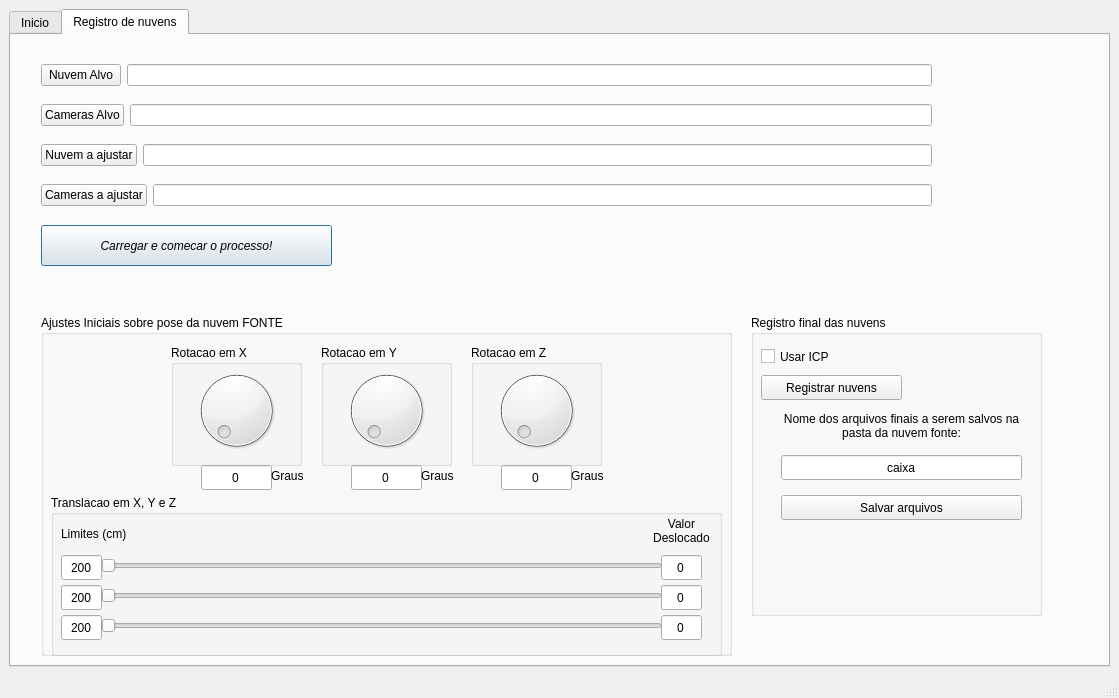
<?xml version="1.0" encoding="UTF-8"?>
<ui version="4.0">
 <class>MainWindowDesign</class>
 <widget class="QMainWindow" name="MainWindowDesign">
  <property name="geometry">
   <rect>
    <x>0</x>
    <y>0</y>
    <width>1119</width>
    <height>698</height>
   </rect>
  </property>
  <property name="windowTitle">
   <string>QRosApp</string>
  </property>
  <property name="windowIcon">
   <iconset resource="../resources/images.qrc">
    <normaloff>:/images/icon.png</normaloff>:/images/icon.png</iconset>
  </property>
  <property name="locale">
   <locale language="English" country="Australia"/>
  </property>
  <widget class="QWidget" name="centralwidget">
   <layout class="QHBoxLayout">
    <item>
     <widget class="QTabWidget" name="aba_1">
      <property name="minimumSize">
       <size>
        <width>100</width>
        <height>0</height>
       </size>
      </property>
      <property name="locale">
       <locale language="English" country="Australia"/>
      </property>
      <property name="currentIndex">
       <number>1</number>
      </property>
      <widget class="QWidget" name="tab_inicio">
       <attribute name="title">
        <string>Inicio</string>
       </attribute>
       <widget class="QPushButton" name="pushButton_inicio">
        <property name="geometry">
         <rect>
          <x>40</x>
          <y>40</y>
          <width>131</width>
          <height>25</height>
         </rect>
        </property>
        <property name="text">
         <string>Inicia cameras</string>
        </property>
       </widget>
       <widget class="QGroupBox" name="groupBox_captura">
        <property name="geometry">
         <rect>
          <x>40</x>
          <y>140</y>
          <width>331</width>
          <height>91</height>
         </rect>
        </property>
        <property name="title">
         <string>Captura (quantas repeticoes):</string>
        </property>
        <property name="alignment">
         <set>Qt::AlignCenter</set>
        </property>
        <widget class="QLineEdit" name="lineEdit_tempo">
         <property name="geometry">
          <rect>
           <x>10</x>
           <y>30</y>
           <width>113</width>
           <height>25</height>
          </rect>
         </property>
         <property name="text">
          <string>1</string>
         </property>
         <property name="alignment">
          <set>Qt::AlignCenter</set>
         </property>
        </widget>
        <widget class="QPushButton" name="pushButton_capturar">
         <property name="geometry">
          <rect>
           <x>180</x>
           <y>30</y>
           <width>131</width>
           <height>25</height>
          </rect>
         </property>
         <property name="text">
          <string>Capturar!</string>
         </property>
        </widget>
        <widget class="QPushButton" name="pushButton_encerrar">
         <property name="geometry">
          <rect>
           <x>20</x>
           <y>60</y>
           <width>291</width>
           <height>25</height>
          </rect>
         </property>
         <property name="text">
          <string>Encerrar Captura</string>
         </property>
        </widget>
       </widget>
       <widget class="QPushButton" name="pushButton_gravardados">
        <property name="geometry">
         <rect>
          <x>210</x>
          <y>40</y>
          <width>161</width>
          <height>25</height>
         </rect>
        </property>
        <property name="text">
         <string>Gravar dados</string>
        </property>
       </widget>
       <widget class="QPushButton" name="pushButton_visualizar">
        <property name="geometry">
         <rect>
          <x>40</x>
          <y>270</y>
          <width>331</width>
          <height>25</height>
         </rect>
        </property>
        <property name="text">
         <string>Visualizar</string>
        </property>
       </widget>
       <widget class="QGroupBox" name="groupBox_profundidade">
        <property name="geometry">
         <rect>
          <x>40</x>
          <y>90</y>
          <width>251</width>
          <height>51</height>
         </rect>
        </property>
        <property name="title">
         <string>Filtro de profundidade (metros)</string>
        </property>
        <property name="alignment">
         <set>Qt::AlignCenter</set>
        </property>
        <widget class="QLineEdit" name="lineEdit_profundidade">
         <property name="geometry">
          <rect>
           <x>0</x>
           <y>20</y>
           <width>251</width>
           <height>25</height>
          </rect>
         </property>
         <property name="sizePolicy">
          <sizepolicy hsizetype="Preferred" vsizetype="Fixed">
           <horstretch>0</horstretch>
           <verstretch>0</verstretch>
          </sizepolicy>
         </property>
         <property name="text">
          <string>1</string>
         </property>
         <property name="alignment">
          <set>Qt::AlignCenter</set>
         </property>
        </widget>
       </widget>
       <widget class="QPushButton" name="pushButton_reiniciar">
        <property name="geometry">
         <rect>
          <x>40</x>
          <y>300</y>
          <width>331</width>
          <height>25</height>
         </rect>
        </property>
        <property name="text">
         <string>Reiniciar o sistema</string>
        </property>
       </widget>
       <widget class="QCheckBox" name="checkBox_online">
        <property name="geometry">
         <rect>
          <x>40</x>
          <y>10</y>
          <width>131</width>
          <height>23</height>
         </rect>
        </property>
        <property name="text">
         <string>Online</string>
        </property>
       </widget>
      </widget>
      <widget class="QWidget" name="tab_registra">
       <attribute name="title">
        <string>Registro de nuvens</string>
       </attribute>
       <widget class="QWidget" name="horizontalLayoutWidget">
        <property name="geometry">
         <rect>
          <x>30</x>
          <y>20</y>
          <width>891</width>
          <height>41</height>
         </rect>
        </property>
        <layout class="QHBoxLayout" name="horizontalLayout">
         <item>
          <widget class="QPushButton" name="pushButton_nuvemalvo">
           <property name="text">
            <string>Nuvem Alvo</string>
           </property>
          </widget>
         </item>
         <item>
          <widget class="QLineEdit" name="lineEdit_nuvemalvo">
           <property name="enabled">
            <bool>true</bool>
           </property>
           <property name="text">
            <string/>
           </property>
          </widget>
         </item>
        </layout>
       </widget>
       <widget class="QWidget" name="horizontalLayoutWidget_2">
        <property name="geometry">
         <rect>
          <x>30</x>
          <y>60</y>
          <width>891</width>
          <height>41</height>
         </rect>
        </property>
        <layout class="QHBoxLayout" name="horizontalLayout_2">
         <item>
          <widget class="QPushButton" name="pushButton_camerasalvo">
           <property name="text">
            <string>Cameras Alvo</string>
           </property>
          </widget>
         </item>
         <item>
          <widget class="QLineEdit" name="lineEdit_camerasalvo">
           <property name="enabled">
            <bool>true</bool>
           </property>
           <property name="text">
            <string/>
           </property>
          </widget>
         </item>
        </layout>
       </widget>
       <widget class="QWidget" name="horizontalLayoutWidget_3">
        <property name="geometry">
         <rect>
          <x>30</x>
          <y>100</y>
          <width>891</width>
          <height>41</height>
         </rect>
        </property>
        <layout class="QHBoxLayout" name="horizontalLayout_3">
         <item>
          <widget class="QPushButton" name="pushButton_nuvemfonte">
           <property name="text">
            <string>Nuvem a ajustar</string>
           </property>
          </widget>
         </item>
         <item>
          <widget class="QLineEdit" name="lineEdit_nuvemfonte">
           <property name="enabled">
            <bool>true</bool>
           </property>
           <property name="text">
            <string/>
           </property>
          </widget>
         </item>
        </layout>
       </widget>
       <widget class="QWidget" name="horizontalLayoutWidget_4">
        <property name="geometry">
         <rect>
          <x>30</x>
          <y>140</y>
          <width>891</width>
          <height>41</height>
         </rect>
        </property>
        <layout class="QHBoxLayout" name="horizontalLayout_4">
         <item>
          <widget class="QPushButton" name="pushButton_camerasfonte">
           <property name="text">
            <string>Cameras a ajustar</string>
           </property>
          </widget>
         </item>
         <item>
          <widget class="QLineEdit" name="lineEdit_camerasfonte">
           <property name="enabled">
            <bool>true</bool>
           </property>
           <property name="text">
            <string/>
           </property>
          </widget>
         </item>
        </layout>
       </widget>
       <widget class="QPushButton" name="pushButton_iniciararquivos">
        <property name="geometry">
         <rect>
          <x>30</x>
          <y>190</y>
          <width>291</width>
          <height>41</height>
         </rect>
        </property>
        <property name="font">
         <font>
          <italic>true</italic>
         </font>
        </property>
        <property name="cursor">
         <cursorShape>OpenHandCursor</cursorShape>
        </property>
        <property name="text">
         <string>Carregar e comecar o processo!</string>
        </property>
        <property name="default">
         <bool>true</bool>
        </property>
        <property name="flat">
         <bool>false</bool>
        </property>
       </widget>
       <widget class="QGroupBox" name="groupBox">
        <property name="geometry">
         <rect>
          <x>30</x>
          <y>280</y>
          <width>691</width>
          <height>341</height>
         </rect>
        </property>
        <property name="title">
         <string>Ajustes Iniciais sobre pose da nuvem FONTE</string>
        </property>
        <property name="checkable">
         <bool>false</bool>
        </property>
        <widget class="QGroupBox" name="groupBox_3">
         <property name="geometry">
          <rect>
           <x>130</x>
           <y>30</y>
           <width>131</width>
           <height>121</height>
          </rect>
         </property>
         <property name="title">
          <string>Rotacao em X</string>
         </property>
         <widget class="QDial" name="dial_x">
          <property name="geometry">
           <rect>
            <x>0</x>
            <y>20</y>
            <width>131</width>
            <height>91</height>
           </rect>
          </property>
         </widget>
        </widget>
        <widget class="QGroupBox" name="groupBox_5">
         <property name="geometry">
          <rect>
           <x>280</x>
           <y>30</y>
           <width>131</width>
           <height>121</height>
          </rect>
         </property>
         <property name="title">
          <string>Rotacao em Y</string>
         </property>
         <widget class="QDial" name="dial_y">
          <property name="geometry">
           <rect>
            <x>0</x>
            <y>20</y>
            <width>131</width>
            <height>91</height>
           </rect>
          </property>
         </widget>
        </widget>
        <widget class="QGroupBox" name="groupBox_7">
         <property name="geometry">
          <rect>
           <x>430</x>
           <y>30</y>
           <width>131</width>
           <height>121</height>
          </rect>
         </property>
         <property name="title">
          <string>Rotacao em Z</string>
         </property>
         <widget class="QDial" name="dial_z">
          <property name="geometry">
           <rect>
            <x>0</x>
            <y>20</y>
            <width>131</width>
            <height>91</height>
           </rect>
          </property>
         </widget>
        </widget>
        <widget class="QGroupBox" name="groupBox_4">
         <property name="geometry">
          <rect>
           <x>10</x>
           <y>180</y>
           <width>671</width>
           <height>161</height>
          </rect>
         </property>
         <property name="title">
          <string>Translacao em X, Y e Z</string>
         </property>
         <property name="flat">
          <bool>true</bool>
         </property>
         <widget class="QSlider" name="horizontalSlider_x">
          <property name="geometry">
           <rect>
            <x>50</x>
            <y>60</y>
            <width>561</width>
            <height>21</height>
           </rect>
          </property>
          <property name="orientation">
           <enum>Qt::Horizontal</enum>
          </property>
         </widget>
         <widget class="QLineEdit" name="lineEdit_limitex">
          <property name="geometry">
           <rect>
            <x>10</x>
            <y>60</y>
            <width>41</width>
            <height>25</height>
           </rect>
          </property>
          <property name="text">
           <string>200</string>
          </property>
          <property name="alignment">
           <set>Qt::AlignCenter</set>
          </property>
         </widget>
         <widget class="QLineEdit" name="lineEdit_limitey">
          <property name="geometry">
           <rect>
            <x>10</x>
            <y>90</y>
            <width>41</width>
            <height>25</height>
           </rect>
          </property>
          <property name="text">
           <string>200</string>
          </property>
          <property name="alignment">
           <set>Qt::AlignCenter</set>
          </property>
         </widget>
         <widget class="QLineEdit" name="lineEdit_limitez">
          <property name="geometry">
           <rect>
            <x>10</x>
            <y>120</y>
            <width>41</width>
            <height>25</height>
           </rect>
          </property>
          <property name="text">
           <string>200</string>
          </property>
          <property name="alignment">
           <set>Qt::AlignCenter</set>
          </property>
         </widget>
         <widget class="QSlider" name="horizontalSlider_y">
          <property name="geometry">
           <rect>
            <x>50</x>
            <y>90</y>
            <width>561</width>
            <height>21</height>
           </rect>
          </property>
          <property name="orientation">
           <enum>Qt::Horizontal</enum>
          </property>
         </widget>
         <widget class="QSlider" name="horizontalSlider_z">
          <property name="geometry">
           <rect>
            <x>50</x>
            <y>120</y>
            <width>561</width>
            <height>21</height>
           </rect>
          </property>
          <property name="orientation">
           <enum>Qt::Horizontal</enum>
          </property>
         </widget>
         <widget class="QLineEdit" name="lineEdit_X">
          <property name="geometry">
           <rect>
            <x>610</x>
            <y>60</y>
            <width>41</width>
            <height>25</height>
           </rect>
          </property>
          <property name="text">
           <string>0</string>
          </property>
          <property name="alignment">
           <set>Qt::AlignCenter</set>
          </property>
         </widget>
         <widget class="QLineEdit" name="lineEdit_Y">
          <property name="geometry">
           <rect>
            <x>610</x>
            <y>90</y>
            <width>41</width>
            <height>25</height>
           </rect>
          </property>
          <property name="text">
           <string>0</string>
          </property>
          <property name="alignment">
           <set>Qt::AlignCenter</set>
          </property>
         </widget>
         <widget class="QLineEdit" name="lineEdit_Z">
          <property name="geometry">
           <rect>
            <x>610</x>
            <y>120</y>
            <width>41</width>
            <height>25</height>
           </rect>
          </property>
          <property name="text">
           <string>0</string>
          </property>
          <property name="alignment">
           <set>Qt::AlignCenter</set>
          </property>
         </widget>
         <widget class="QLabel" name="label">
          <property name="geometry">
           <rect>
            <x>10</x>
            <y>30</y>
            <width>81</width>
            <height>17</height>
           </rect>
          </property>
          <property name="text">
           <string>Limites (cm)</string>
          </property>
         </widget>
         <widget class="QLabel" name="label_2">
          <property name="geometry">
           <rect>
            <x>590</x>
            <y>20</y>
            <width>81</width>
            <height>31</height>
           </rect>
          </property>
          <property name="text">
           <string>Valor Deslocado</string>
          </property>
          <property name="alignment">
           <set>Qt::AlignCenter</set>
          </property>
          <property name="wordWrap">
           <bool>true</bool>
          </property>
         </widget>
        </widget>
        <widget class="QLineEdit" name="lineEdit_rotacaox">
         <property name="geometry">
          <rect>
           <x>160</x>
           <y>150</y>
           <width>71</width>
           <height>25</height>
          </rect>
         </property>
         <property name="text">
          <string>0</string>
         </property>
         <property name="alignment">
          <set>Qt::AlignCenter</set>
         </property>
        </widget>
        <widget class="QLineEdit" name="lineEdit_rotacaoy">
         <property name="geometry">
          <rect>
           <x>310</x>
           <y>150</y>
           <width>71</width>
           <height>25</height>
          </rect>
         </property>
         <property name="text">
          <string>0</string>
         </property>
         <property name="alignment">
          <set>Qt::AlignCenter</set>
         </property>
        </widget>
        <widget class="QLineEdit" name="lineEdit_rotacaoz">
         <property name="geometry">
          <rect>
           <x>460</x>
           <y>150</y>
           <width>71</width>
           <height>25</height>
          </rect>
         </property>
         <property name="text">
          <string>0</string>
         </property>
         <property name="alignment">
          <set>Qt::AlignCenter</set>
         </property>
        </widget>
        <widget class="QLabel" name="label_3">
         <property name="geometry">
          <rect>
           <x>230</x>
           <y>150</y>
           <width>67</width>
           <height>21</height>
          </rect>
         </property>
         <property name="text">
          <string>Graus</string>
         </property>
        </widget>
        <widget class="QLabel" name="label_4">
         <property name="geometry">
          <rect>
           <x>380</x>
           <y>150</y>
           <width>67</width>
           <height>21</height>
          </rect>
         </property>
         <property name="text">
          <string>Graus</string>
         </property>
        </widget>
        <widget class="QLabel" name="label_5">
         <property name="geometry">
          <rect>
           <x>530</x>
           <y>150</y>
           <width>67</width>
           <height>21</height>
          </rect>
         </property>
         <property name="text">
          <string>Graus</string>
         </property>
        </widget>
       </widget>
       <widget class="QGroupBox" name="groupBox_2">
        <property name="geometry">
         <rect>
          <x>740</x>
          <y>280</y>
          <width>291</width>
          <height>301</height>
         </rect>
        </property>
        <property name="title">
         <string>Registro final das nuvens</string>
        </property>
        <widget class="QCheckBox" name="checkBox_icp">
         <property name="geometry">
          <rect>
           <x>10</x>
           <y>30</y>
           <width>171</width>
           <height>23</height>
          </rect>
         </property>
         <property name="text">
          <string>Usar ICP</string>
         </property>
        </widget>
        <widget class="QPushButton" name="pushButton_registrar">
         <property name="geometry">
          <rect>
           <x>10</x>
           <y>60</y>
           <width>141</width>
           <height>25</height>
          </rect>
         </property>
         <property name="text">
          <string>Registrar nuvens</string>
         </property>
        </widget>
        <widget class="QLineEdit" name="lineEdit_pastafinal">
         <property name="geometry">
          <rect>
           <x>30</x>
           <y>140</y>
           <width>241</width>
           <height>25</height>
          </rect>
         </property>
         <property name="text">
          <string>caixa</string>
         </property>
         <property name="alignment">
          <set>Qt::AlignCenter</set>
         </property>
        </widget>
        <widget class="QPushButton" name="pushButton_salvarfinal">
         <property name="geometry">
          <rect>
           <x>30</x>
           <y>180</y>
           <width>241</width>
           <height>25</height>
          </rect>
         </property>
         <property name="text">
          <string>Salvar arquivos</string>
         </property>
        </widget>
        <widget class="QLabel" name="label_6">
         <property name="geometry">
          <rect>
           <x>30</x>
           <y>90</y>
           <width>241</width>
           <height>41</height>
          </rect>
         </property>
         <property name="text">
          <string>Nome dos arquivos finais a serem salvos na pasta da nuvem fonte:</string>
         </property>
         <property name="alignment">
          <set>Qt::AlignCenter</set>
         </property>
         <property name="wordWrap">
          <bool>true</bool>
         </property>
        </widget>
       </widget>
       <zorder>horizontalLayoutWidget</zorder>
       <zorder>horizontalLayoutWidget_2</zorder>
       <zorder>horizontalLayoutWidget_3</zorder>
       <zorder>horizontalLayoutWidget_4</zorder>
       <zorder>pushButton_iniciararquivos</zorder>
       <zorder>groupBox_2</zorder>
       <zorder>groupBox</zorder>
      </widget>
     </widget>
    </item>
   </layout>
  </widget>
  <widget class="QStatusBar" name="statusbar"/>
  <action name="action_Quit">
   <property name="text">
    <string>&amp;Quit</string>
   </property>
   <property name="shortcut">
    <string>Ctrl+Q</string>
   </property>
   <property name="shortcutContext">
    <enum>Qt::ApplicationShortcut</enum>
   </property>
  </action>
  <action name="action_Preferences">
   <property name="text">
    <string>&amp;Preferences</string>
   </property>
  </action>
  <action name="actionAbout">
   <property name="text">
    <string>&amp;About</string>
   </property>
  </action>
  <action name="actionAbout_Qt">
   <property name="text">
    <string>About &amp;Qt</string>
   </property>
  </action>
 </widget>
 <resources>
  <include location="../resources/images.qrc"/>
 </resources>
 <connections>
  <connection>
   <sender>action_Quit</sender>
   <signal>triggered()</signal>
   <receiver>MainWindowDesign</receiver>
   <slot>close()</slot>
   <hints>
    <hint type="sourcelabel">
     <x>-1</x>
     <y>-1</y>
    </hint>
    <hint type="destinationlabel">
     <x>399</x>
     <y>299</y>
    </hint>
   </hints>
  </connection>
 </connections>
</ui>
